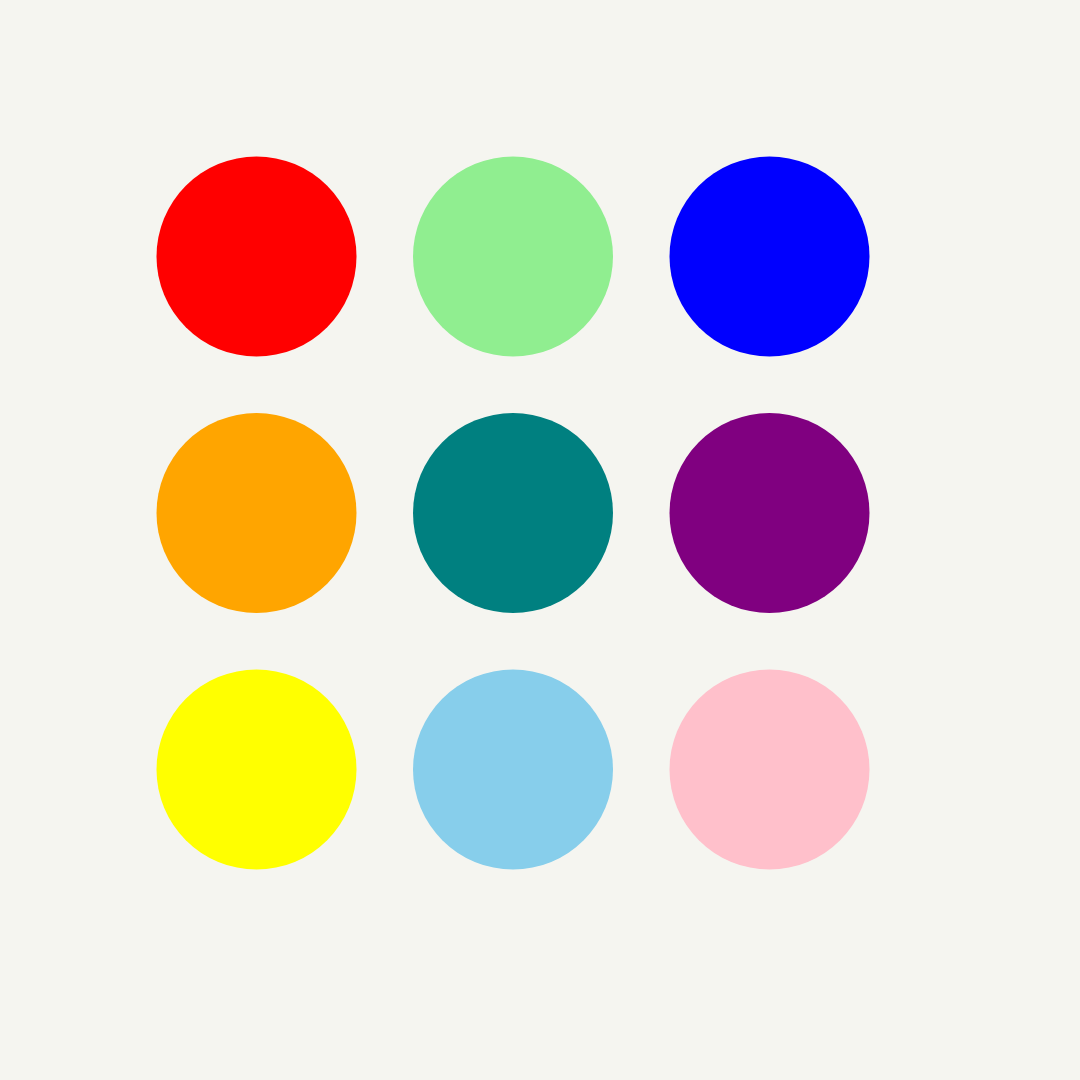
Frame 1 (no input)
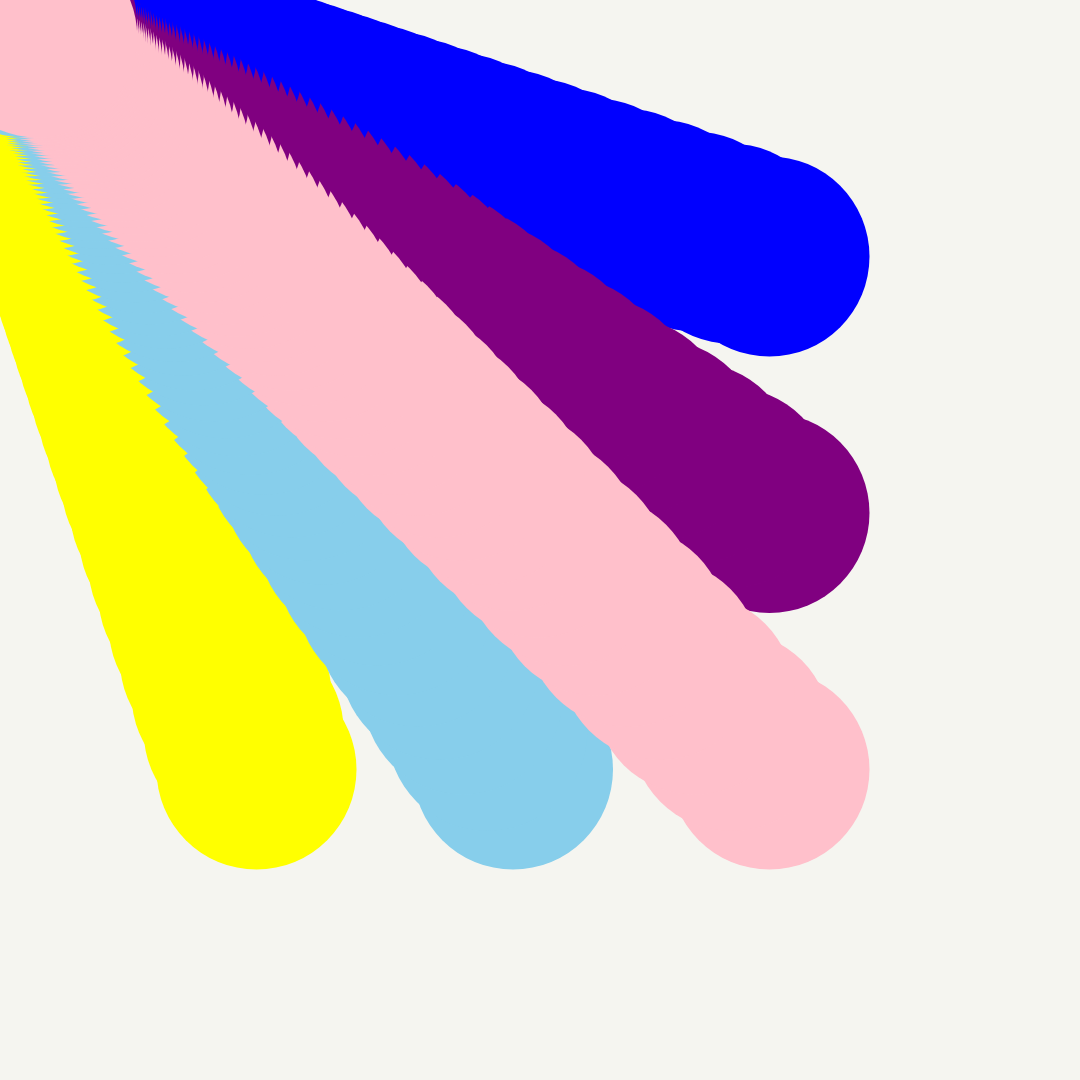
Frame 60 (no input)
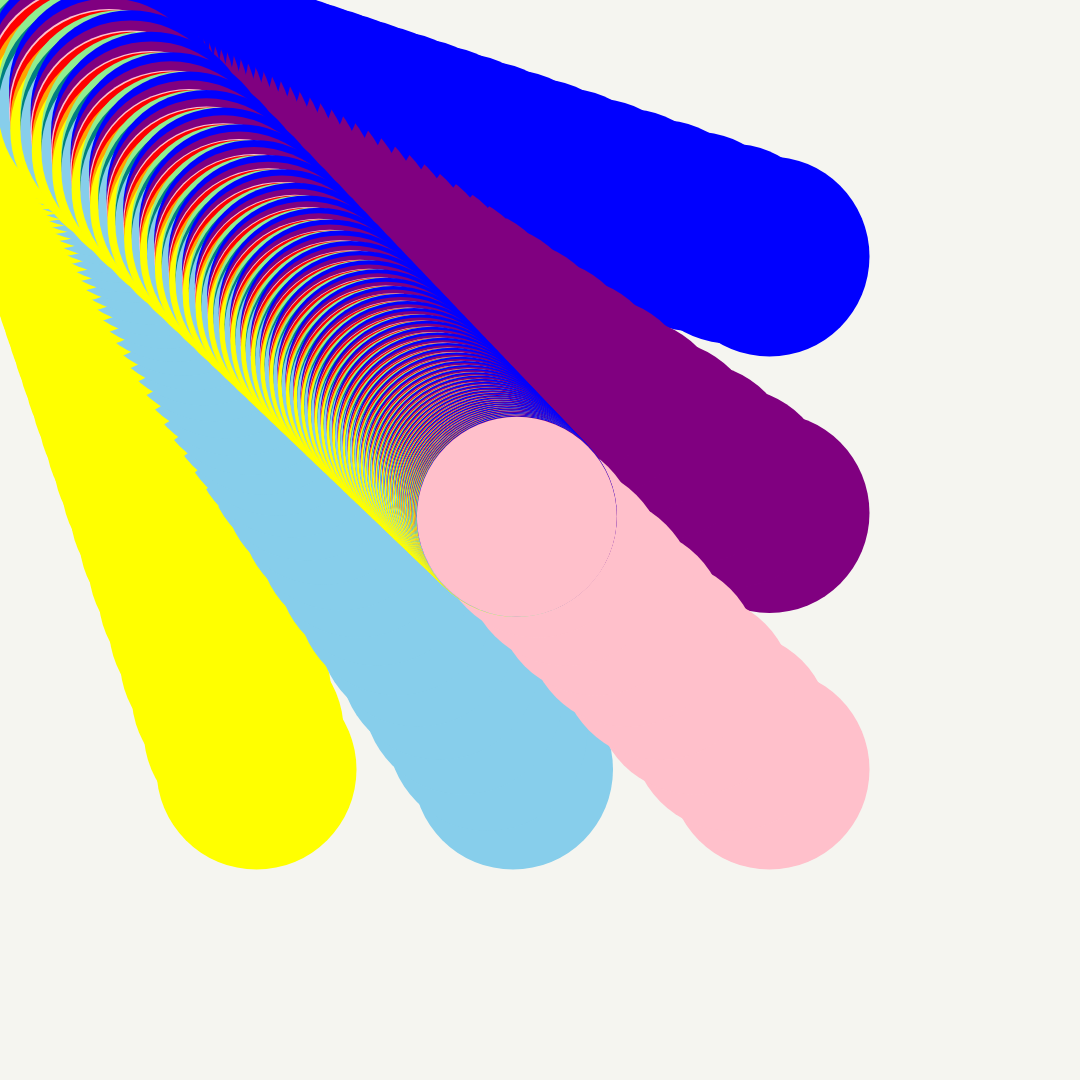
Frame 120 (the mouse pressed at the canvas centre since frame 60)

The p5.js sketch that drew these frames (run headless with seeded random() and noise() and a simulated clock; from frame 60 on, the mouse is pressed at the canvas centre):

// p5.js sketch
// ── sketch.js
let circleX = [];
let circleY = [];
let homeX = [];
let homeY = [];

const GRID = 3;
const circleSize = 200; 
let lerpSpeed = 0.05;

function setup() {
  createCanvas(1080, 1080);
  noStroke();
  background(245, 245, 240);

  
  const CELL = width / (GRID + 1); 
  for (let i = 0; i < GRID; i++) {
    for (let j = 0; j < GRID; j++) {
      let x = CELL * (i + 1);
      let y = CELL * (j + 1);
      circleX.push(x);
      circleY.push(y);
      homeX.push(x);
      homeY.push(y);
    }
  }

}

let clickCount = 0;

function draw() {
  


  for (let i = 0; i < circleX.length; i++) {
    
    // lerp function
    if (clickCount % 2 == 0) {
      circleX[i] = lerp(circleX[i], mouseX, lerpSpeed);
      circleY[i] = lerp(circleY[i], mouseY, lerpSpeed);
    } else {
      circleX[i] = lerp(circleX[i], homeX[i], lerpSpeed);
      circleY[i] = lerp(circleY[i], homeY[i], lerpSpeed);
    }



    switch (i) {
      case 0: fill('red'); break;
      case 1: fill('orange'); break;
      case 2: fill('yellow'); break;
      case 3: fill('lightgreen'); break;
      case 4: fill('teal'); break;
      case 5: fill('skyblue'); break;
      case 6: fill('blue'); break;
      case 7: fill('purple'); break;
      case 8: fill('pink'); break;
      default: fill('white'); break;
    }
    
    circle(circleX[i], circleY[i], circleSize);
  }

}

function mouseClicked() {
  clickCount = clickCount + 1;
}
